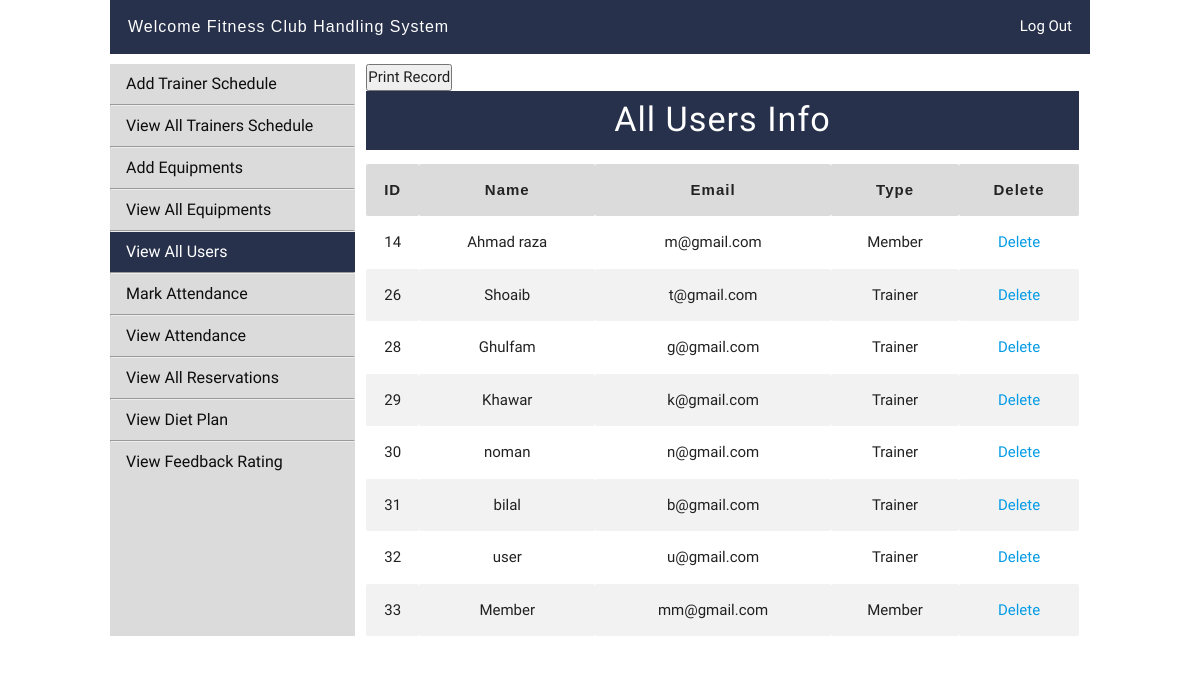
/adminpanel/adminarea.php?viewUsers (signed in), run on the app's committed database.
### tables this page shows
CREATE TABLE `students` (
  `student_id` int(100) NOT NULL,
  `student_name` varchar(100) NOT NULL,
  `student_email` text NOT NULL,
  `student_password` varchar(255) NOT NULL,
  `type` varchar(50) NOT NULL
);

### adminpanel/viewUsers.php (the view, shortened to what this page needs)
<button onClick="window.print()">Print Record</button>
<div class="row view_table">
    <div class="col 12 m12 l12" style="padding: 0 !important">
        <h4 class="center heading" style="margin-top: 0px;">All Users Info</h4>
        <table>
            <tr>
                <th>ID</th>
                <th>Name</th>
                <th>Email</th>
                <th>Type</th>
                <th>Delete</th>
            </tr>
            <?php
                $get_trainers = "SELECT * FROM students";
                $run_trainers = mysqli_query($con, $get_trainers);
                while($row_trainers = mysqli_fetch_array($run_trainers)) {
                    $trainer_id = $row_trainers['student_id'];
                    $student_name = $row_trainers['student_name'];
                    $student_email = $row_trainers['student_email'];
                    $type = $row_trainers['type'];
            ?>
            <tr>
                <td><?php echo $trainer_id; ?></td>
                <td><?php echo $student_name ?></td>
                <td><?php echo $student_email ?></td>
                <td><?php echo $type ?></td>
                <td><a href="deleteUser.php?deleteUser=<?php echo $trainer_id ?>">Delete</a></td>
            </tr>
            <?php } ?>
        </table>
    </div>
</div>

### css/style.css (style rules this page uses)
* { margin: 0; padding: 0; }
h4.heading { font-family: 'Julius Sans One', sans-serif; background: #27314b; color: #fff; padding: 10px 0px 12px 0px; letter-spacing: 1px; }
.view_table table th { text-align: center; background: #dbdbdb; color: #232323; font-family: sans-serif; letter-spacing: 1px; }
.view_table table td { text-align: center; }
.view_table table tr:nth-of-type(odd) { background: #f2f2f2; }

### data on the page
students: student_id "14", student_name "Ahmad raza", student_email "m@gmail.com", type "Member"
students: student_id "26", student_name "Shoaib", student_email "t@gmail.com", type "Trainer"
students: student_id "28", student_name "Ghulfam", student_email "g@gmail.com", type "Trainer"
students: student_id "29", student_name "Khawar", student_email "k@gmail.com", type "Trainer"
students: student_id "30", student_name "noman", student_email "n@gmail.com", type "Trainer"
students: student_id "31", student_name "bilal", student_email "b@gmail.com", type "Trainer"
students: student_id "32", student_name "user", student_email "u@gmail.com", type "Trainer"
students: student_id "33", student_name "Member", student_email "mm@gmail.com", type "Member"
